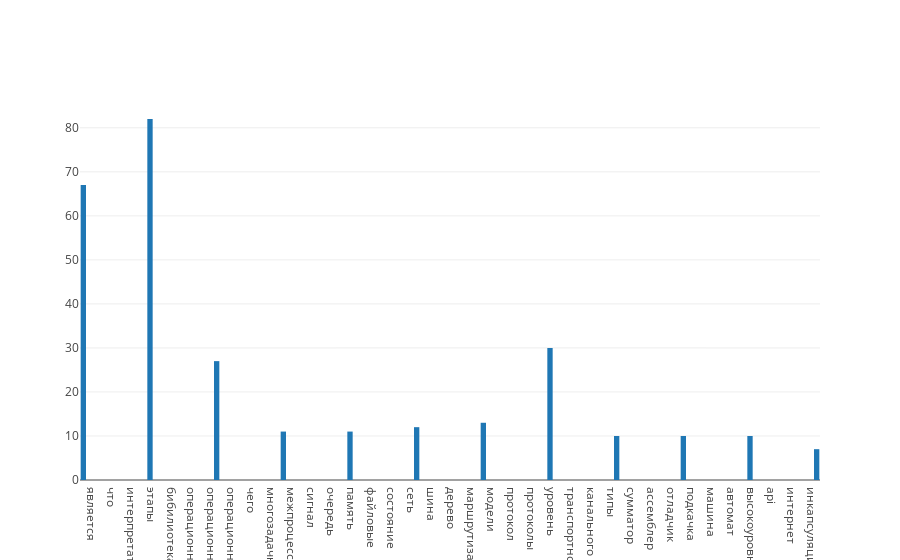

Notebook source saved alongside this figure:
### Code cell
iplot([go.Histogram(x=tokens, xbins=dict(size=10))])

### Figure 1 — Plotly figure (JSON) as saved in the notebook; plotly's stock layout.template omitted (floating-point values rounded to 4 significant figures; data arrays with more than 128 entries replaced by an {"elided": "..."} marker saying what was removed)
{"data": [{"type": "histogram", "uid": "c3b2c300-9564-4395-b454-36878fd97ab6", "x": {"elided": "290 str values"}, "xbins": {"size": 10}}], "layout": {}}
